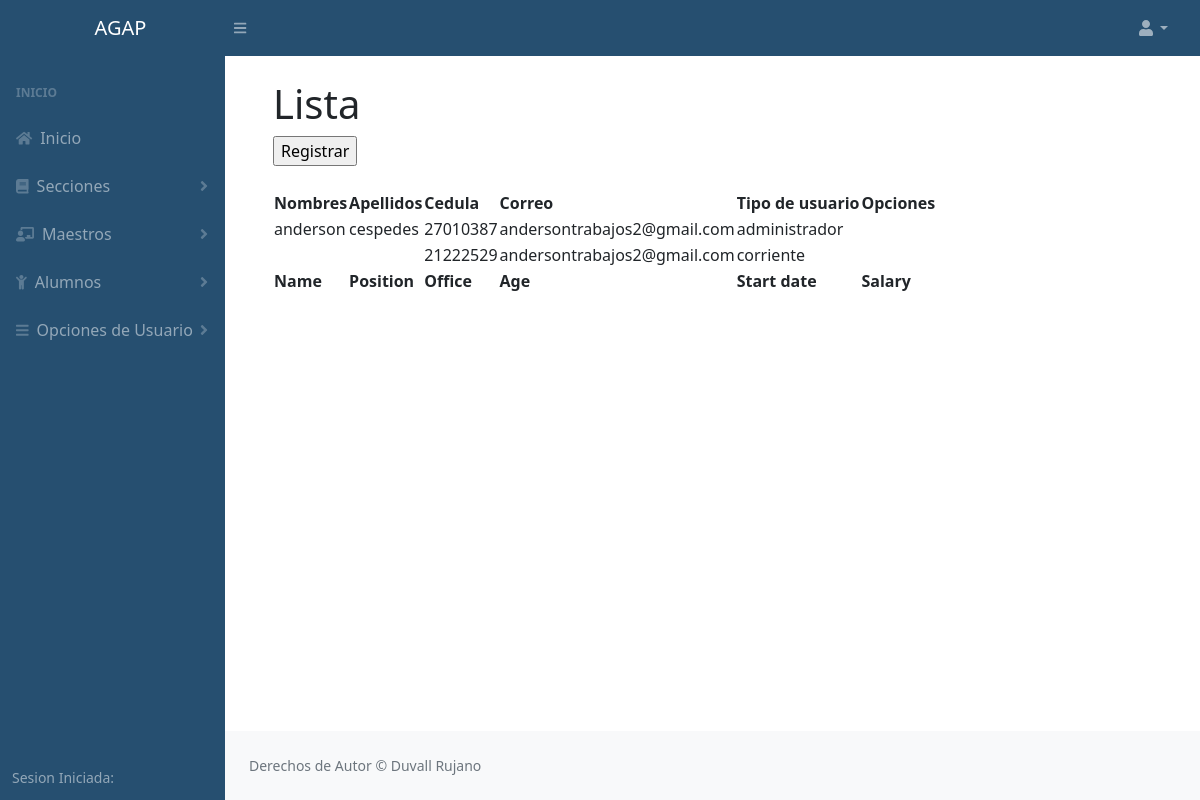
/solicitudes.php, run on the app's committed database.
### tables this page shows
CREATE TABLE `usuario` (
  `id` int(11) NOT NULL AUTO_INCREMENT,
  `nombres` varchar(62) NOT NULL,
  `apellidos` varchar(59) NOT NULL,
  `cedula` int(19) NOT NULL,
  `nacimiento` varchar(56) NOT NULL,
  `usuario` varchar(67) NOT NULL,
  `pass` varchar(78) NOT NULL,
  `correo` varchar(250) NOT NULL,
  `imagen_us` varchar(250) NOT NULL DEFAULT 'imagen/descarga.png' COMMENT 'adaqwad',
  `tipo_usu` varchar(100) NOT NULL DEFAULT 'corriente',
  `estado` varchar(100) NOT NULL DEFAULT 'desactvado',
  PRIMARY KEY (`id`),
  UNIQUE KEY `cedula` (`cedula`)
);

### php/users/conexion.php (called while the page is built, shortened)
<?php
	class conexion
	{
		private $host;
		private $user;
		private $password;
		private $database;
		function __construct(){
			$this->host 	= "localhost";
			$this->user 	= "root";
			$this->password = "";
			$this->database = "agap";
		}
		public function conectar(){
			$conexion = mysqli_connect($this->host, $this->user, $this->password, $this->database);
			return $conexion;
		}
	}
 ?>

### php/users/users.php (called while the page is built, shortened)
<?php
	include "conexion.php";
	class users
	{
		private $link;
		function __construct()
		{
			$this->conn  = new conexion();
			$this->link  = $this->conn->conectar();
		}
		public function getUser()
		{
			$query  = "SELECT * FROM usuario";
			$result = mysqli_query($this->link, $query);
			$data   = array();
			while ($data[] = mysqli_fetch_assoc($result));
			array_pop($data);
			return $data;
		}
	}
?>

### solicitudes.php (the view, shortened to what this page needs)
<?php
include "php/users/users.php";
        $user      = new users;
        $users     = $user->getUser();
?>
<!DOCTYPE html>
<html lang="en">
    <head>
        <link href="https://cdn.jsdelivr.net/npm/simple-datatables@latest/dist/style.css" rel="stylesheet" />
        <link href="css/styles.css" rel="stylesheet" />
    </head>
    <body class="sb-nav-fixed">
          <?php include "php/acceso.php"?>
                    <div class="container-fluid px-4">
                        <h1 class="mt-4">Lista</h1>
                        <ol class="breadcrumb mb-4">
<div> <input type="button" onclick="location='registro_alumno.php'" value="Registrar"> </div>
                        </ol>
                                <table id="datatablesSimple">
                                    <thead>
                                        <tr>
                                            <th>Nombres</th>
                                            <th>Apellidos</th>
                                            <th>Cedula</th>
                                            <th>Correo</th>
                                            <th>Tipo de usuario</th>
                                            <th>Opciones</th>
                                        </tr>
                                    </thead>
                                    <tfoot>
                                        <tr>
                                            <th>Name</th>
                                            <th>Position</th>
                                            <th>Office</th>
                                            <th>Age</th>
                                            <th>Start date</th>
                                            <th>Salary</th>
                                        </tr>
                                    </tfoot>
                                    <tbody>
                         <?php
                    if (count($users)>0) {
                        foreach ($users as $column => $value) {
                ?>
                                        <tr>
                                            <td><?php echo $value['nombres'];?></td>
                                            <td><?php echo $value['apellidos'];?></td>
                                            <td><?php echo $value['cedula'];?></td>
                                            <td><?php echo $value['correo'];?></td>
                                            <td><?php echo $value['tipo_usu'];?></td>
                                            <td></td>
                                        </tr>
                                <?php }  ?>
                                 <?php }  ?>
                                    </tbody>
                                </table>
                </main>
                <footer class="py-4 bg-light mt-auto">
                    <div class="container-fluid px-4">
                        <div class="d-flex align-items-center justify-content-between small">
                            <div class="text-muted">Derechos de Autor &copy; Duvall Rujano</div>
                        </div>
                    </div>
                </footer>
            </div>
        </div>
    </body>
</html>

### php/acceso.php (shortened to what this page needs)
<nav class="sb-topnav navbar navbar-expand navbar-dark bg-dark">
           <a class="navbar-brand ps-3" href="index.html">AGAP</a>
           <button class="btn btn-link btn-sm order-1 order-lg-0 me-4 me-lg-0" id="sidebarToggle" href="#!"><i class="fas fa-bars"></i></button>
           <ul class="navbar-nav ms-auto ms-md-0 me-3 me-lg-4">
               <li class="nav-item dropdown">
                   <a class="nav-link dropdown-toggle" id="navbarDropdown" href="#" role="button" data-bs-toggle="dropdown" aria-expanded="false"><i class="fas fa-user fa-fw"></i></a>
               </li>
           </ul>
       </nav>
       <div id="layoutSidenav">
           <div id="layoutSidenav_nav">
               <nav class="sb-sidenav accordion sb-sidenav-dark" id="sidenavAccordion">
                   <div class="sb-sidenav-menu">
                       <div class="nav">
                           <div class="sb-sidenav-menu-heading">Inicio</div>
                           <a class="nav-link" href="inicio.php">
                               <div class="sb-nav-link-icon"><i class="fas fa-home"></i></div>
                               Inicio
                           </a>
                           <a class="nav-link collapsed" href="#" data-bs-toggle="collapse" data-bs-target="#collapsePages1" aria-expanded="false" aria-controls="collapsePages">
                               <div class="sb-nav-link-icon"><i class="fas fa-book"></i></div>
                               Secciones
                               <div class="sb-sidenav-collapse-arrow"><i class="fas fa-angle-down"></i></div>
                           </a>
                            <a class="nav-link collapsed" href="#" data-bs-toggle="collapse" data-bs-target="#collapse" aria-expanded="false" aria-controls="collapsePages">
                               <div class="sb-nav-link-icon"><i class="fas fa-chalkboard-teacher"></i></div>
                               Maestros
                               <div class="sb-sidenav-collapse-arrow"><i class="fas fa-angle-down"></i></div>
                           </a>
                               <a class="nav-link collapsed" href="#" data-bs-toggle="collapse" data-bs-target="#collapsePages5" aria-expanded="false" aria-controls="collapsePages">
                               <div class="sb-nav-link-icon"><i class="fas fa-child"></i></div>
                               Alumnos
                               <div class="sb-sidenav-collapse-arrow"><i class="fas fa-angle-down"></i></div>
                           </a>
                           <a class="nav-link collapsed" href="#" data-bs-toggle="collapse" data-bs-target="#collapsePages3" aria-expanded="false" aria-controls="collapsePages">
                               <div class="sb-nav-link-icon"><i class="fas fa-bars"></i></div>
                               Opciones de Usuario
                               <div class="sb-sidenav-collapse-arrow"><i class="fas fa-angle-down"></i></div>
                           </a>
                       </div>
                   </div>
                   <div class="sb-sidenav-footer">
                       <div class="small">Sesion Iniciada:</div>
                   </div>
               </nav>
           </div>
           <div id="layoutSidenav_content">
               <main>
                   <div class="container-fluid px-4">

### data on the page
usuario: nombres "anderson", apellidos "cespedes", cedula "27010387", correo "andersontrabajos2@gmail.com", tipo_usu "administrador"
usuario: cedula "21222529", correo "andersontrabajos2@gmail.com", tipo_usu "corriente"
